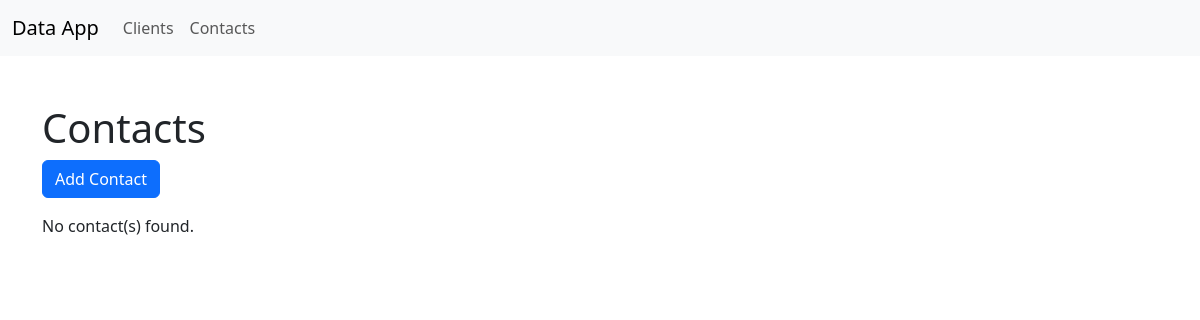
/contacts/page/1, run on an earlier commit of the app's database.
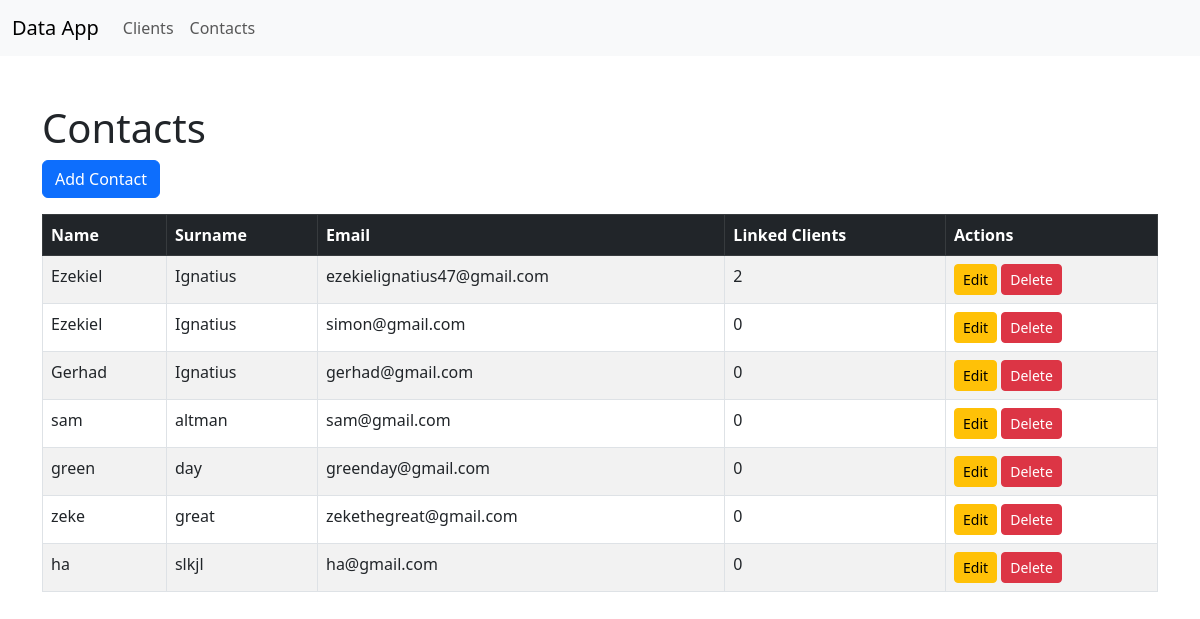
And on a later commit of the database.
### models.py (models this page shows)
class Contact(db.Model):
    id = db.Column(db.Integer, primary_key=True)
    name = db.Column(db.String(100), nullable=False)
    surname = db.Column(db.String(100), nullable=False)
    email = db.Column(db.String(100), unique=True, nullable=False)
    clients = db.relationship('ClientContact', back_populates='contact')

### app.py (the view)
@app.route('/contacts/page/<int:page>')
def view_contacts_paginated(page=1):
    per_page = 10
    pagination = Contact.query.order_by(Contact.surname.asc(), Contact.name.asc()).paginate(page=page, per_page=per_page, error_out=False)
    return render_template('contacts.html', contacts=pagination.items, pagination=pagination)

### templates/contacts.html (shortened to what this page needs)
{% extends "base.html" %}
{% block content %}
<h1>Contacts</h1>
<a href="{{ url_for('create_contact') }}" class="btn btn-primary mb-3"> Add Contact</a>
{% if contacts %}
<table class="table table-striped table-bordered">
    <thead class="table-dark">
        <tr>
            <th>Name</th>
            <th>Surname</th>
            <th>Email</th>
            <th>Linked Clients</th>
            <th>Actions</th>
        </tr>
    </thead>
    <tbody>
        {% for contact in contacts %}
        <tr>
            <td>{{ contact.name }}</td>
            <td>{{ contact.surname }}</td>
            <td>{{ contact.email }}</td>
            <td>{{ contact.clients | length }}</td>
            <td>
                <a href="{{ url_for('edit_contact', id=contact.id) }}" class="btn btn-warning btn-sm"> Edit</a>
                <form method="POST" action="{{ url_for('delete_contact', id=contact.id) }}" style="display:inline;">
                    <button type="submit" class="btn btn-danger btn-sm"> Delete</button>
                </form>
            </td>
        </tr>
        {% endfor %}
    </tbody>
</table>
{% else %}
<p>No contact(s) found.</p>
{% endif %}
{% endblock %}

What changed in the data, as far as the page shows it:
added Contact: name "Ezekiel", surname "Ignatius", email "ezekielignatius47@gmail.com", clients|length "2"
added Contact: name "Ezekiel", surname "Ignatius", email "simon@gmail.com", clients|length "0"
added Contact: name "Gerhad", surname "Ignatius", email "gerhad@gmail.com", clients|length "0"
added Contact: name "sam", surname "altman", email "sam@gmail.com", clients|length "0"
added Contact: name "green", surname "day", email "greenday@gmail.com", clients|length "0"
added Contact: name "zeke", surname "great", email "zekethegreat@gmail.com", clients|length "0"
added Contact: name "ha", surname "slkjl", email "ha@gmail.com", clients|length "0"
Also different on the page:
text no longer shown: "No contact(s) found."
text now shown: "Name Surname Email Linked Clients Actions"
